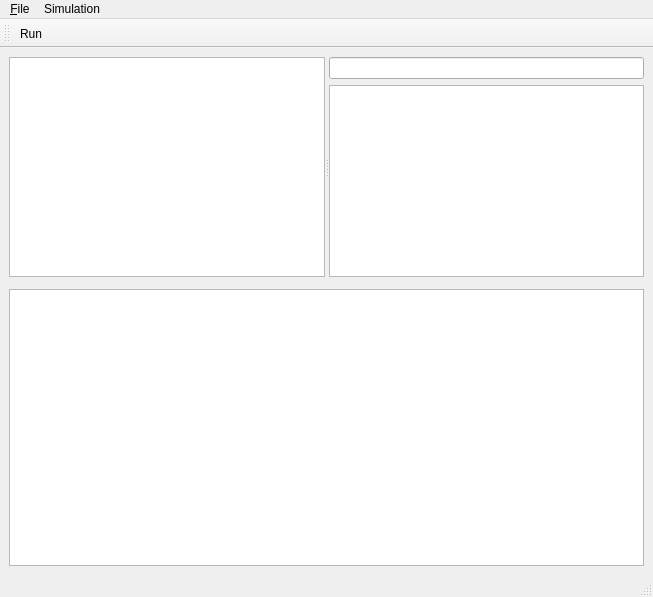
<?xml version="1.0" encoding="UTF-8"?>
<ui version="4.0">
 <class>MainWindow</class>
 <widget class="QMainWindow" name="MainWindow">
  <property name="geometry">
   <rect>
    <x>0</x>
    <y>0</y>
    <width>653</width>
    <height>597</height>
   </rect>
  </property>
  <property name="windowTitle">
   <string>openriver</string>
  </property>
  <widget class="QWidget" name="centralwidget">
   <layout class="QVBoxLayout" name="verticalLayout_2">
    <item>
     <widget class="QSplitter" name="splitter">
      <property name="orientation">
       <enum>Qt::Horizontal</enum>
      </property>
      <widget class="QListWidget" name="listSections"/>
      <widget class="QWidget" name="layoutWidget">
       <layout class="QVBoxLayout" name="verticalLayout">
        <item>
         <widget class="QLineEdit" name="lineTabEdit"/>
        </item>
        <item>
         <widget class="QTableView" name="tableSectionCoord"/>
        </item>
       </layout>
      </widget>
     </widget>
    </item>
    <item>
     <widget class="QwtPlot" name="qwtPlot"/>
    </item>
    <item>
     <widget class="QGraphicsView" name="sectionGraphics"/>
    </item>
   </layout>
  </widget>
  <widget class="QMenuBar" name="menubar">
   <property name="geometry">
    <rect>
     <x>0</x>
     <y>0</y>
     <width>653</width>
     <height>24</height>
    </rect>
   </property>
   <widget class="QMenu" name="menu_File">
    <property name="title">
     <string>&amp;File</string>
    </property>
    <addaction name="actionImport"/>
    <addaction name="actionExport"/>
    <addaction name="action_Open"/>
   </widget>
   <widget class="QMenu" name="menuSimulation">
    <property name="title">
     <string>Simulation</string>
    </property>
    <addaction name="actionRun"/>
    <addaction name="actionView"/>
   </widget>
   <addaction name="menu_File"/>
   <addaction name="menuSimulation"/>
  </widget>
  <widget class="QStatusBar" name="statusbar"/>
  <widget class="QToolBar" name="toolBar">
   <property name="windowTitle">
    <string>toolBar</string>
   </property>
   <attribute name="toolBarArea">
    <enum>TopToolBarArea</enum>
   </attribute>
   <attribute name="toolBarBreak">
    <bool>false</bool>
   </attribute>
   <addaction name="actionRun"/>
  </widget>
  <action name="actionImport">
   <property name="text">
    <string>Import</string>
   </property>
  </action>
  <action name="actionExport">
   <property name="text">
    <string>Export</string>
   </property>
  </action>
  <action name="action_Open">
   <property name="text">
    <string>&amp;Open</string>
   </property>
  </action>
  <action name="actionRun">
   <property name="text">
    <string>&amp;Run</string>
   </property>
  </action>
  <action name="actionView">
   <property name="text">
    <string>&amp;View</string>
   </property>
   <property name="shortcutContext">
    <enum>Qt::WidgetShortcut</enum>
   </property>
  </action>
 </widget>
 <customwidgets>
  <customwidget>
   <class>QwtPlot</class>
   <extends>QFrame</extends>
   <header>qwt_plot.h</header>
  </customwidget>
 </customwidgets>
 <resources/>
 <connections>
  <connection>
   <sender>actionView</sender>
   <signal>triggered()</signal>
   <receiver>MainWindow</receiver>
   <slot>showNormal()</slot>
   <hints>
    <hint type="sourcelabel">
     <x>-1</x>
     <y>-1</y>
    </hint>
    <hint type="destinationlabel">
     <x>399</x>
     <y>299</y>
    </hint>
   </hints>
  </connection>
 </connections>
 <slots>
  <slot>sectionChanged(QString)</slot>
  <slot>itemChanged(int)</slot>
 </slots>
</ui>
